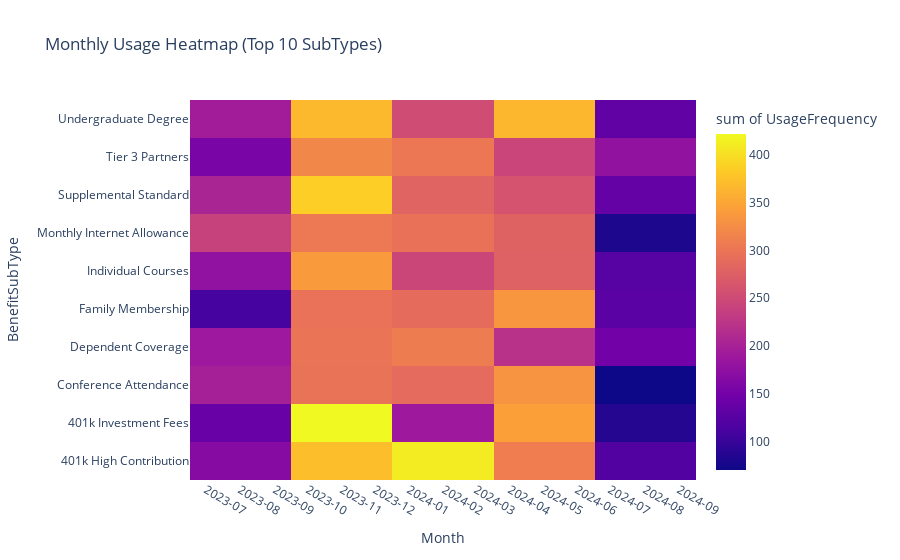

Notebook source saved alongside this figure:
### Code cell
#Section 6: Monthly Usage Heatmap for top 10 subTypes
usage_by_sub=(merged.groupby('BenefitSubType',as_index=False)['UsageFrequency'].sum().sort_values('UsageFrequency', ascending=False))
month_sub=(merged.groupby(['Month','BenefitSubType'],as_index=False)['UsageFrequency'].sum())
top10=usage_by_sub['BenefitSubType'].head(10).tolist()
hm_data=month_sub[month_sub['BenefitSubType'].isin(top10)]
fig5=px.density_heatmap(hm_data,x='Month',y='BenefitSubType',z='UsageFrequency',title='Monthly Usage Heatmap (Top 10 SubTypes)')
fig5.update_xaxes(dtick='M1', tickformat='%Y-%m')

### Figure 1 — Plotly figure (JSON) as saved in the notebook; plotly's stock layout.template omitted (floating-point values rounded to 4 significant figures; data arrays with more than 128 entries replaced by an {"elided": "..."} marker saying what was removed)
{"data": [{"coloraxis": "coloraxis", "histfunc": "sum", "hovertemplate": "Month=%{x}<br>BenefitSubType=%{y}<br>sum of UsageFrequency=%{z}<extra></extra>", "name": "", "type": "histogram2d", "x": {"elided": "129 str values"}, "xaxis": "x", "xbingroup": "x", "y": {"elided": "129 str values"}, "yaxis": "y", "ybingroup": "y", "z": {"elided": "129 int values"}}], "layout": {"coloraxis": {"colorbar": {"title": {"text": "sum of UsageFrequency"}}, "colorscale": [[0, "#0d0887"], [0.1111, "#46039f"], [0.2222, "#7201a8"], [0.3333, "#9c179e"], [0.4444, "#bd3786"], [0.5556, "#d8576b"], [0.6667, "#ed7953"], [0.7778, "#fb9f3a"], [0.8889, "#fdca26"], [1, "#f0f921"]]}, "legend": {"tracegroupgap": 0}, "title": {"text": "Monthly Usage Heatmap (Top 10 SubTypes)"}, "xaxis": {"anchor": "y", "domain": [0, 1], "dtick": "M1", "tickformat": "%Y-%m", "title": {"text": "Month"}}, "yaxis": {"anchor": "x", "domain": [0, 1], "title": {"text": "BenefitSubType"}}}}
